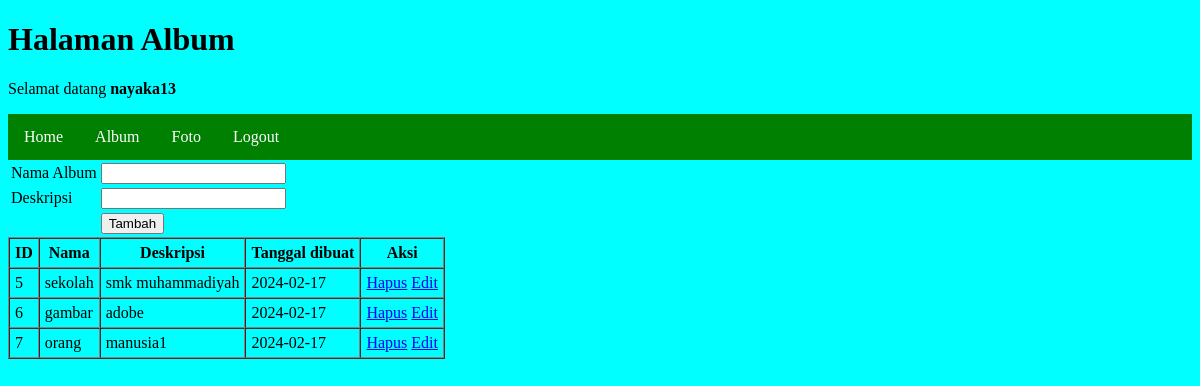
The app's page /album.php (signed in) with its own data.
### tables this page shows
CREATE TABLE `album` (
  `albumid` int(11) NOT NULL,
  `namaalbum` varchar(255) NOT NULL,
  `deskripsi` text NOT NULL,
  `tanggaldibuat` date NOT NULL,
  `UserID` int(11) NOT NULL
);

### album.php (the view, shortened to what this page needs)
<!DOCTYPE html>
<html lang="en">
<head>
    <link rel="stylesheet" href="style.css">
</head>
<body>
    <h1>Halaman Album</h1>
    <p>Selamat datang <b><?=$_SESSION['NamaLengkap']?></b></p>
    <ul>
        <li><a href="index.php">Home</a></li>
        <li><a href="album.php">Album</a></li>
        <li><a href="foto.php">Foto</a></li>
        <li><a href="logout.php">Logout</a></li>
    </ul>
    <form action="tambah_album.php" method="post">
        <table>
            <tr>
                <td>Nama Album</td>
                <td><input type="text" name="namaalbum"></td>
            </tr>
            <tr>
                <td>Deskripsi</td>
                <td><input type="text" name="deskripsi"></td>
            </tr>
            <tr>
                <td></td>
                <td><input type="submit" value="Tambah"></td>
            </tr>
        </table>
    </form>
    <table border="1" cellpadding=5 cellspacing=0>
        <tr>
            <th>ID</th>
            <th>Nama</th>
            <th>Deskripsi</th>
            <th>Tanggal dibuat</th>
            <th>Aksi</th>
        </tr>
        <?php
            include "koneksi.php";
            $userID=$_SESSION['userID'];
            $sql=mysqli_query($conn,"select * from album where userID='$userID'");
            while($data=mysqli_fetch_array($sql)){
        ?>
                <tr>
                    <td><?=$data['albumid']?></td>
                    <td><?=$data['namaalbum']?></td>
                    <td><?=$data['deskripsi']?></td>
                    <td><?=$data['tanggaldibuat']?></td>
                    <td>
                        <a href="hapus_album.php?albumid=<?=$data['albumid']?>">Hapus</a>
                        <a href="edit_album.php?albumid=<?=$data['albumid']?>">Edit</a>
                    </td>
                </tr>
        <?php
            }
        ?>
    </table>
</body>
</html>

### style.css (style rules this page uses)
body { background-color:aqua; }
ul { list-style: none; margin: 0; padding: 0; overflow: hidden; background-color: green; }
li { float: left; }
li a { display: block; color: white; text-align: center; padding: 14px 16px; text-decoration: none; }

### records on screen
album: albumid "5", namaalbum "sekolah", deskripsi "smk muhammadiyah", tanggaldibuat "2024-02-17"
album: albumid "6", namaalbum "gambar", deskripsi "adobe", tanggaldibuat "2024-02-17"
album: albumid "7", namaalbum "orang", deskripsi "manusia1", tanggaldibuat "2024-02-17"

### other values on screen
$_SESSION['NamaLengkap'] "nayaka13"
